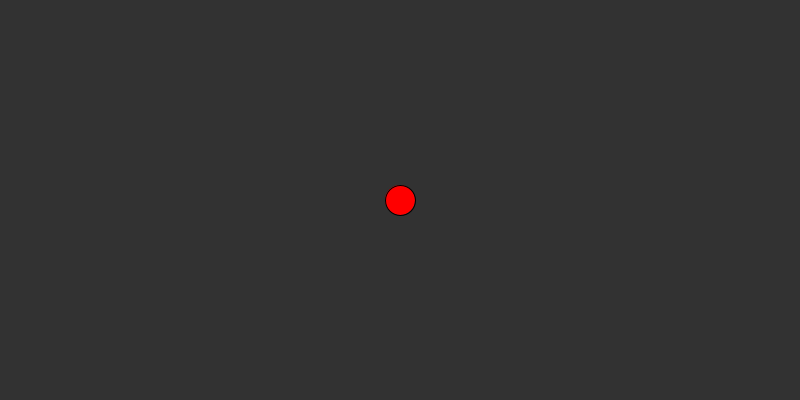
Frame 1 (no input)
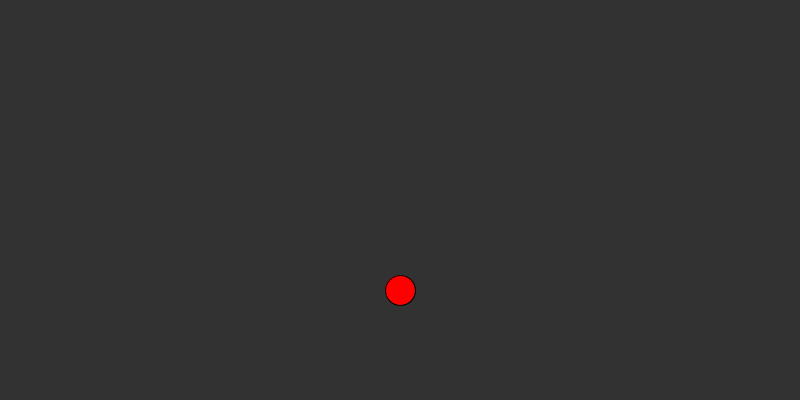
Frame 60 (the mouse pressed at the canvas centre just before this capture)
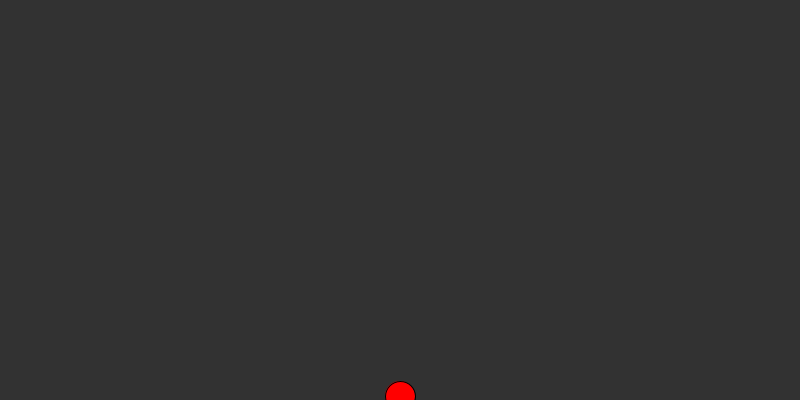
Frame 120 (the mouse held since frame 60 and released just before this capture)

The Processing sketch that drew these frames (run headless with seeded random() and noise(); from frame 60 on, the mouse is pressed at the canvas centre):

// Processing sketch: BouncingBall
// ── BouncingBall.pde
Ball ball;

void setup(){
  size(800,400);
  ball = new Ball(400,200,30);
}

void draw(){
  background(50);
  ball.Move();
  ball.Draw();
}

// ── Ball.pde
class Ball{
  
  int x;
  int y;
  int size;
  int accelerationY;
  int gravity = 8;
  float airResistance = 0.99;
  
  Ball(int startX, int startY, int startSize){
    x = startX;
    y = startY;
    size = startSize;
  }
  
  void Draw(){
    fill(255,0,0);
    ellipse(x,y,size,size);
  }
  
  void Move(){
    y = y + accelerationY;
    accelerationY = accelerationY + gravity;
    
    if(y > height){
      accelerationY = accelerationY * -1;
    }
    
    accelerationY = (int)(accelerationY * airResistance);
  }
  
}
